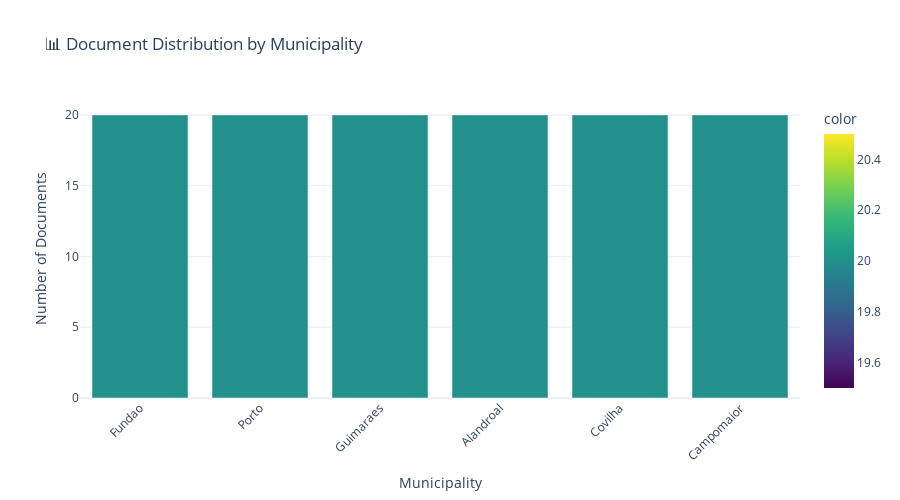

Notebook cell for this chart:
### Code cell
# Municipality distribution visualization
municipality_counts = documents_df['municipality'].value_counts()

# Create interactive bar chart
fig_muni = px.bar(
    x=municipality_counts.index,
    y=municipality_counts.values,
    labels={'x': 'Municipality', 'y': 'Number of Documents'},
    title='📊 Document Distribution by Municipality',
    color=municipality_counts.values,
    color_continuous_scale='viridis'
)

fig_muni.update_layout(
    xaxis_tickangle=-45,
    height=500,
    showlegend=False
)

fig_muni.show()

# Save figure
# Save figure using Colab-friendly utility
save_figure(
    fig_muni, 
    'municipality_distribution', 
    FIGURES_DIR,
    save_html=SAVE_HTML, 
    save_image=SAVE_IMAGES, 
    width=1200, 
    height=600
)

### Figure 1 — Plotly figure (JSON) as saved in the notebook; plotly's stock layout.template omitted (floating-point values rounded to 4 significant figures)
{"data": [{"hovertemplate": "Municipality=%{x}<br>Number of Documents=%{y}<br>color=%{marker.color}<extra></extra>", "legendgroup": "", "marker": {"color": [20, 20, 20, 20, 20, 20], "coloraxis": "coloraxis", "pattern": {"shape": ""}}, "name": "", "orientation": "v", "showlegend": false, "textposition": "auto", "type": "bar", "x": ["Fundao", "Porto", "Guimaraes", "Alandroal", "Covilha", "Campomaior"], "xaxis": "x", "y": [20, 20, 20, 20, 20, 20], "yaxis": "y"}], "layout": {"barmode": "relative", "coloraxis": {"colorbar": {"title": {"text": "color"}}, "colorscale": [[0, "#440154"], [0.1111, "#482878"], [0.2222, "#3e4989"], [0.3333, "#31688e"], [0.4444, "#26828e"], [0.5556, "#1f9e89"], [0.6667, "#35b779"], [0.7778, "#6ece58"], [0.8889, "#b5de2b"], [1, "#fde725"]]}, "height": 500, "legend": {"tracegroupgap": 0}, "showlegend": false, "title": {"text": "📊 Document Distribution by Municipality"}, "xaxis": {"anchor": "y", "domain": [0, 1], "tickangle": -45, "title": {"text": "Municipality"}}, "yaxis": {"anchor": "x", "domain": [0, 1], "title": {"text": "Number of Documents"}}}}
